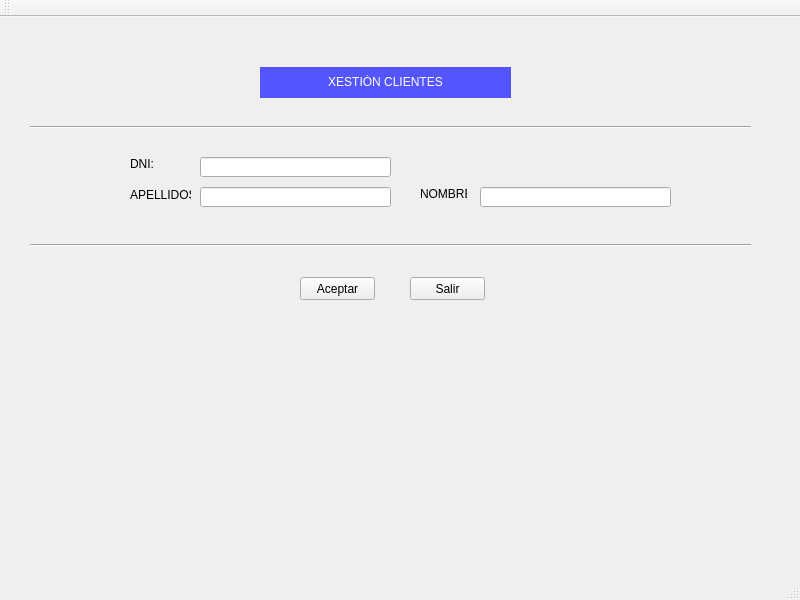
<?xml version="1.0" encoding="UTF-8"?>
<ui version="4.0">
 <class>MainWindow</class>
 <widget class="QMainWindow" name="MainWindow">
  <property name="geometry">
   <rect>
    <x>0</x>
    <y>0</y>
    <width>800</width>
    <height>600</height>
   </rect>
  </property>
  <property name="windowTitle">
   <string>MainWindow</string>
  </property>
  <widget class="QWidget" name="centralwidget">
   <widget class="QLabel" name="APELL">
    <property name="geometry">
     <rect>
      <x>130</x>
      <y>170</y>
      <width>61</width>
      <height>16</height>
     </rect>
    </property>
    <property name="text">
     <string>APELLIDOS:</string>
    </property>
   </widget>
   <widget class="QLabel" name="XECL">
    <property name="geometry">
     <rect>
      <x>260</x>
      <y>50</y>
      <width>251</width>
      <height>31</height>
     </rect>
    </property>
    <property name="toolTip">
     <string>&lt;html&gt;&lt;head/&gt;&lt;body&gt;&lt;p align=&quot;center&quot;&gt;&lt;br/&gt;&lt;/p&gt;&lt;/body&gt;&lt;/html&gt;</string>
    </property>
    <property name="whatsThis">
     <string>&lt;html&gt;&lt;head/&gt;&lt;body&gt;&lt;p align=&quot;center&quot;&gt;&lt;br/&gt;&lt;/p&gt;&lt;/body&gt;&lt;/html&gt;</string>
    </property>
    <property name="styleSheet">
     <string notr="true">background-color: rgb(85, 85, 255);
font: 75 14pt &quot;Tahoma&quot;;
</string>
    </property>
    <property name="text">
     <string>&lt;html&gt;&lt;head/&gt;&lt;body&gt;&lt;p align=&quot;center&quot;&gt;&lt;span style=&quot; color:#ffffff;&quot;&gt;XESTIÓN CLIENTES&lt;/span&gt;&lt;/p&gt;&lt;/body&gt;&lt;/html&gt;</string>
    </property>
   </widget>
   <widget class="QLabel" name="NOMBRE">
    <property name="geometry">
     <rect>
      <x>420</x>
      <y>170</y>
      <width>47</width>
      <height>13</height>
     </rect>
    </property>
    <property name="text">
     <string>NOMBRE:</string>
    </property>
   </widget>
   <widget class="QPushButton" name="Aceptar">
    <property name="geometry">
     <rect>
      <x>300</x>
      <y>260</y>
      <width>75</width>
      <height>23</height>
     </rect>
    </property>
    <property name="text">
     <string>Aceptar</string>
    </property>
   </widget>
   <widget class="QPushButton" name="Salir">
    <property name="geometry">
     <rect>
      <x>410</x>
      <y>260</y>
      <width>75</width>
      <height>23</height>
     </rect>
    </property>
    <property name="text">
     <string>Salir</string>
    </property>
   </widget>
   <widget class="QLabel" name="DNI">
    <property name="geometry">
     <rect>
      <x>130</x>
      <y>140</y>
      <width>47</width>
      <height>13</height>
     </rect>
    </property>
    <property name="text">
     <string>DNI:</string>
    </property>
   </widget>
   <widget class="QLineEdit" name="APEb">
    <property name="geometry">
     <rect>
      <x>200</x>
      <y>170</y>
      <width>191</width>
      <height>20</height>
     </rect>
    </property>
   </widget>
   <widget class="QLineEdit" name="DNIb">
    <property name="geometry">
     <rect>
      <x>200</x>
      <y>140</y>
      <width>191</width>
      <height>20</height>
     </rect>
    </property>
   </widget>
   <widget class="Line" name="line">
    <property name="geometry">
     <rect>
      <x>30</x>
      <y>100</y>
      <width>721</width>
      <height>20</height>
     </rect>
    </property>
    <property name="orientation">
     <enum>Qt::Horizontal</enum>
    </property>
   </widget>
   <widget class="QLineEdit" name="NOMb">
    <property name="geometry">
     <rect>
      <x>480</x>
      <y>170</y>
      <width>191</width>
      <height>20</height>
     </rect>
    </property>
   </widget>
   <widget class="Line" name="line_2">
    <property name="geometry">
     <rect>
      <x>30</x>
      <y>220</y>
      <width>721</width>
      <height>16</height>
     </rect>
    </property>
    <property name="orientation">
     <enum>Qt::Horizontal</enum>
    </property>
   </widget>
  </widget>
  <widget class="QMenuBar" name="menubar">
   <property name="geometry">
    <rect>
     <x>0</x>
     <y>0</y>
     <width>800</width>
     <height>21</height>
    </rect>
   </property>
  </widget>
  <widget class="QStatusBar" name="statusbar"/>
  <widget class="QToolBar" name="toolBar">
   <property name="windowTitle">
    <string>toolBar</string>
   </property>
   <attribute name="toolBarArea">
    <enum>TopToolBarArea</enum>
   </attribute>
   <attribute name="toolBarBreak">
    <bool>false</bool>
   </attribute>
  </widget>
 </widget>
 <resources/>
 <connections/>
</ui>
